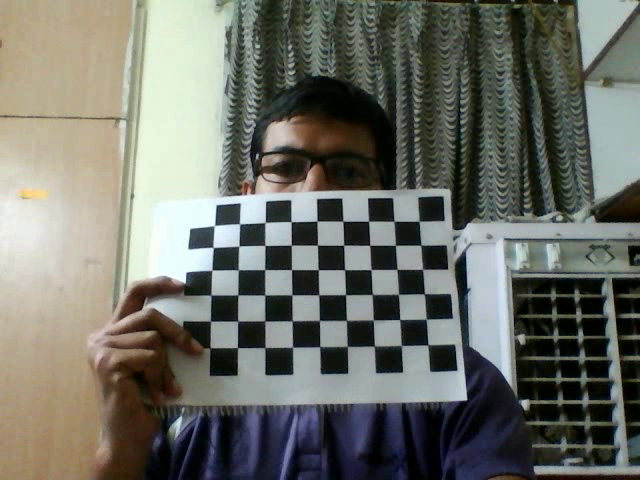
#> input picture frame 2 of assign3/video.avi, 640 x 480 px
$ python minor1-implementation.py   (Python 2 division)
#> lines starting #> are read from the running program, lines starting #| are printed output that depends on the picture; long printed decimals are rounded
import numpy as np
import cv2
cap = cv2.VideoCapture('video.avi')

# params for ShiTomasi corner detection
feature_params = dict(maxCorners=100, qualityLevel=0.3, minDistance=7, blockSize=7)

# Parameters for lucas kanade optical flow
lk_params = dict(winSize=(15, 15), maxLevel = 2, criteria = (cv2.TERM_CRITERIA_EPS | cv2.TERM_CRITERIA_COUNT, 10, 0.03))

# Create some random colors
color = np.random.randint(0, 255, (100, 3))

# Take first frame and find corners in it
ret, old_frame = cap.read()
#> old_frame is the input picture: shape (480, 640, 3); mean B, G, R 103.8, 112, 110.1
old_gray = cv2.cvtColor(old_frame, cv2.COLOR_BGR2GRAY)
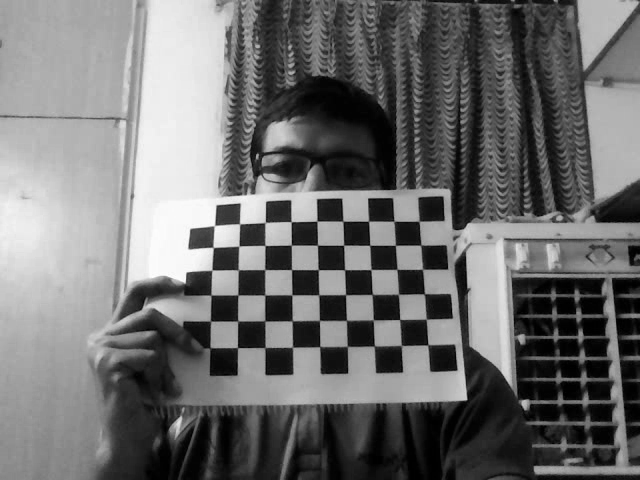
#> old_gray: shape (480, 640); min 0, max 255, mean 110.5
p0 = cv2.goodFeaturesToTrack(old_gray, mask=None, **feature_params)
#> p0 = 100 rows, first 8: [242, 243], [217, 223], [238, 206], [191, 246], [211, 248], [464, 398], [293, 224], [263, 221]

# Create a mask image for drawing purposes
mask = np.zeros_like(old_frame)
ret, frame = cap.read()
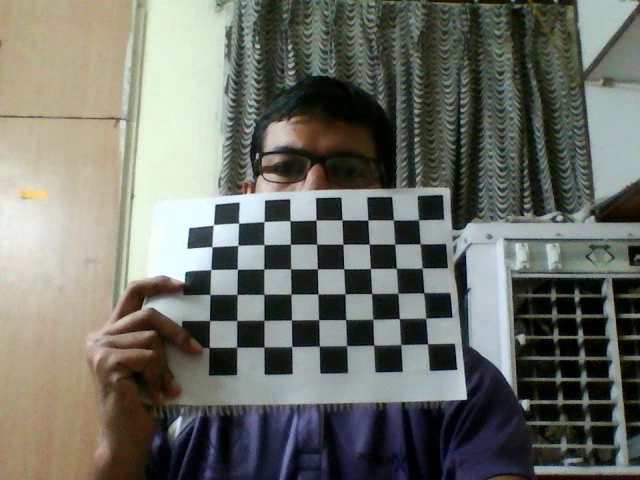
#> input picture frame 3 of assign3/video.avi, 640 x 480 px
#> frame is the input picture: shape (480, 640, 3); mean B, G, R 103.8, 112.1, 109.8
frame_gray = cv2.cvtColor(frame, cv2.COLOR_BGR2GRAY)
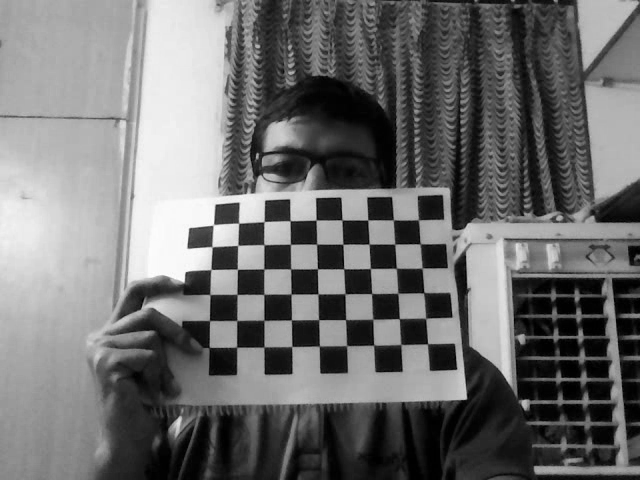
#> frame_gray: shape (480, 640); min 0, max 255, mean 110.4
# calculate optical flow
p1, st, err = cv2.calcOpticalFlowPyrLK(old_gray, frame_gray, p0, None, **lk_params)
#> p1 = 100 rows, first 8: [240.9, 242.3], [215.9, 222.2], [237, 205.2], [190, 245.4], [210, 247.4], [463.9, 397.2], [292, 223.1], [262, 220.2]; st = 100 values from 1 to 1; err = 100 values, max 6.24 at index 57, min 3.01 at index 18, mean 4.36
# Select good points
good_new = p1[st == 1]
#> good_new = 100 pairs, first value 181.9 to 614, second value 175.9 to 468
good_old = p0[st == 1]
#> good_old = 100 pairs, first value 183 to 614, second value 176 to 468
velocity = (good_new - good_old)*10
#> velocity = 100 pairs, first value -11.15 to 0.75, second value -13.45 to 0.416
u1 = velocity[:, 0]
#> u1 = 100 values, max 0.75 at index 76, min -11.15 at index 20, mean -7.03
v1 = velocity[:, 1]
#> v1 = 100 values, max 0.416 at index 99, min -13.45 at index 87, mean -8.25
while 1:
    old_gray = frame_gray.copy()
    p0 = good_new.reshape(-1, 1, 2)
#> p0 has the same summary as p1
    ret, frame = cap.read()
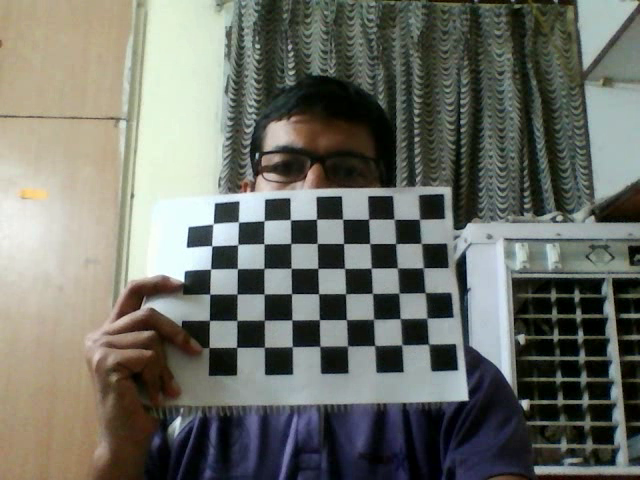
#> input picture frame 4 of assign3/video.avi, 640 x 480 px
#> frame is the input picture: shape (480, 640, 3); mean B, G, R 103.8, 111.9, 109.7
    if not ret:
        break
    frame_gray = cv2.cvtColor(frame, cv2.COLOR_BGR2GRAY)
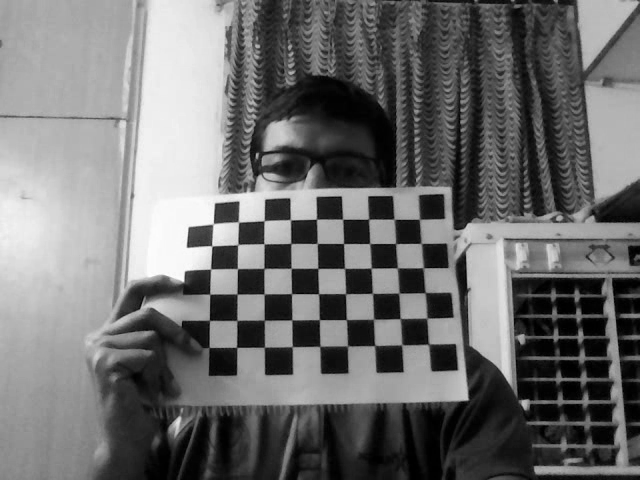
#> frame_gray: shape (480, 640); min 0, max 254, mean 110.3
    # calculate optical flow
    p1, st, err = cv2.calcOpticalFlowPyrLK(old_gray, frame_gray, p0, None, **lk_params)
#> p1 = 100 rows, first 8: [240.8, 241.4], [215.6, 221.2], [236.8, 203.9], [189.4, 244.4], [209.7, 246.4], [465.3, 398.1], [292.4, 222.1], [262, 219.1]; err = 100 values, max 9.86 at index 5, min 2.81 at index 40, mean 4.46
    # Select good points
    good_new = p1[st == 1]
#> good_new = 100 pairs, first value 181.4 to 614, second value 175.5 to 468
    good_old = p0[st == 1]
#> good_old = 100 pairs, first value 181.9 to 614, second value 175.9 to 468
    u1 = np.array([u1]).T[st == 1]
    v1 = np.array([v1]).T[st == 1]
    velocity = (good_new - good_old) * 10
#> velocity = 100 pairs, first value -6.12 to 14.38, second value -13.08 to 9.14
    u2 = velocity[:, 0]
#> u2 = 100 values, max 14.38 at index 5, min -6.12 at index 3, mean 4.9
    v2 = velocity[:, 1]
#> v2 = 100 values, max 9.14 at index 5, min -13.08 at index 60, mean -3.75
    x1 = good_old[:, 0]
#> x1 = 100 values, max 614 at index 99, min 181.9 at index 46, mean 333
    y1 = good_old[:, 1]
#> y1 = 100 values, max 468 at index 76, min 175.9 at index 85, mean 279.5
    x2 = good_new[:, 0]
#> x2 = 100 values, max 614 at index 99, min 181.4 at index 46, mean 333.5
    y2 = good_new[:, 1]
#> y2 = 100 values, max 468 at index 76, min 175.5 at index 85, mean 279.1
    # print np.shape(good_old), np.shape(good_new), np.shape(u1), np.shape(v1), np.shape(u2), np.shape(v2)
    ux = (u2 - u1)/(x2 - x1)
#> ux = 100 values, max 360.7 at index 47, min -441.6 at index 36, mean 15.12
    vx = (v2 - v1)/(x2 - x1)
#> vx = 100 values, max 154.8 at index 27, min -56.77 at index 89, mean 9.48
    uy = (u2 - u1)/(y2 - y1)
#> uy = 100 values, max 655.8 at index 53, min -501.4 at index 68, mean 5.19
    vy = (v2 - v1)/(y2 - y1)
#> vy = 100 values, max 362.2 at index 53, min -336.5 at index 68, mean 10.23
    u1 = u2.copy()
#> u1 has the same summary as u2
    v1 = v2.copy()
#> v1 has the same summary as v2
    divergence = ux + vy
#> divergence = 100 values, max 383.9 at index 53, min -442 at index 36, mean 25.35
    defcos = ux - vy
#> defcos = 100 values, max 367.3 at index 47, min -441.2 at index 36, mean 4.9
    defsin = uy + vx
#> defsin = 100 values, max 667.8 at index 53, min -483.5 at index 68, mean 14.67
    deformation = np.sqrt(np.square(defcos) + np.square(defsin))
#> deformation = 100 values, max 749.6 at index 53, min 9.15 at index 3, mean 101.8
    divv = np.average(divergence)
#> divv = 25.35
    defv = np.average(deformation)
#> defv = 101.8
    print 2/divv
#| 0.0789
    p0 = p1
#> p0 has the same summary as p1
    # [11 lines of commented-out code are left out]
cv2.destroyAllWindows()
cap.release()

$ run again, starting later in the video
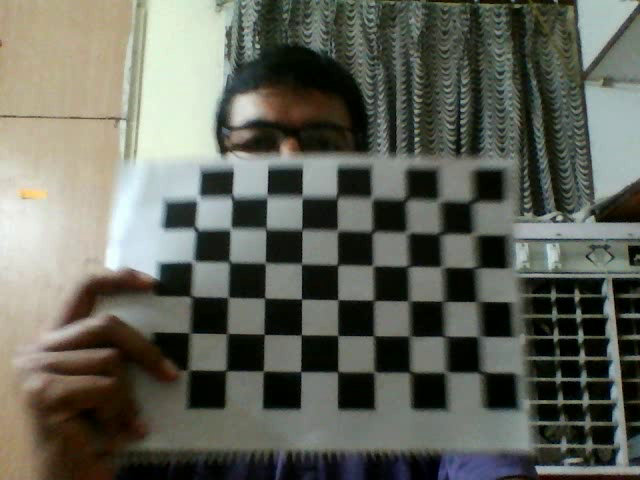
#> input picture frame 12 of assign3/video.avi, 640 x 480 px
#> old_frame is the input picture: shape (480, 640, 3); mean B, G, R 91, 101, 98.8
#> `p0 = cv2.goodFeaturesToTrack(old_gray, mask=None, **feature_params)`: p0 = 100 rows, first 8: [537, 468], [614, 280], [559, 218], [585, 336], [608, 399], [576, 335], [257, 46], [299, 300]
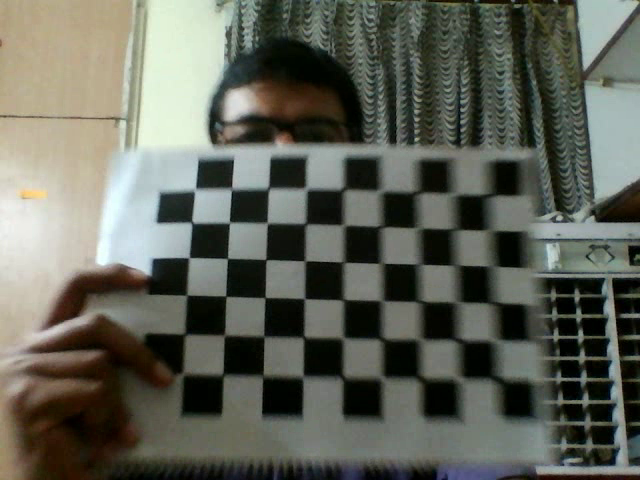
#> input picture frame 13 of assign3/video.avi, 640 x 480 px
#> frame is the input picture: shape (480, 640, 3); mean B, G, R 89, 99.2, 96.8
#> `p1, st, err = cv2.calcOpticalFlowPyrLK(old_gray, frame_gray, p0, None,..`: p1 = 100 rows, first 8: [535.2, 467], [614, 280], [558.9, 218], [585, 336], [608, 399], [575.9, 335], [256.4, 37.99], [301.9, 299.6]; st = 100 values from 1 to 1; err = 100 values, max 43.33 at index 0, min 2.87 at index 37, mean 7.81
#> `good_new = p1[st == 1]`: good_new = 100 pairs, first value 123 to 636, second value 0.9 to 467
#> `good_old = p0[st == 1]`: good_old = 100 pairs, first value 123 to 636, second value 1 to 468
#> `velocity = (good_new - good_old)*10`: velocity = 100 pairs, first value -79.45 to 249.8, second value -92.21 to 55.17
#> `u1 = velocity[:, 0]`: u1 = 100 values, max 249.8 at index 83, min -79.45 at index 47, mean 8.93
#> `v1 = velocity[:, 1]`: v1 = 100 values, max 55.17 at index 82, min -92.21 at index 87, mean -9.89
#> `p0 = good_new.reshape(-1, 1, 2)`: p0 has the same summary as p1
#> `frame_gray = cv2.cvtColor(frame, cv2.COLOR_BGR2GRAY)`:
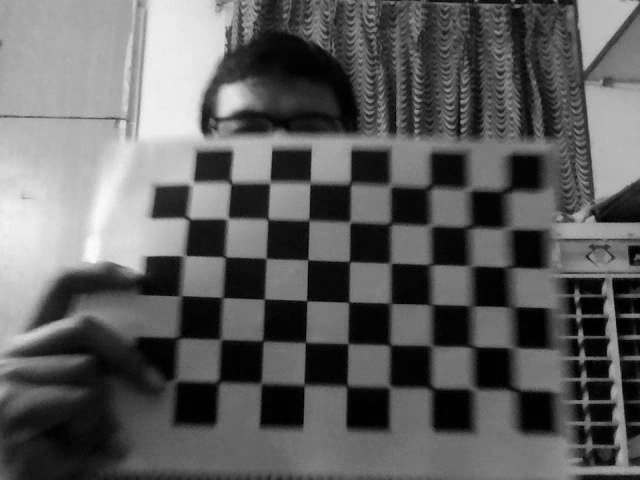
#> frame_gray: shape (480, 640); min 0, max 251, mean 95.5
#> `p1, st, err = cv2.calcOpticalFlowPyrLK(old_gray, frame_gray, p0, None,..`: p1 = 100 rows, first 8: [562.5, 497.9], [614, 280], [559.1, 218], [585, 336.1], [608, 399], [575.9, 335], [257.2, 25.43], [304.2, 301.5]; st = 100 values from 0 to 1; err = 100 values, max 48.13 at index 97, min -9.63 at index 0, mean 8.82
#> `good_new = p1[st == 1]`: good_new = 99 pairs, first value 123 to 636, second value 0.773 to 464.9
#> `good_old = p0[st == 1]`: good_old = 99 pairs, first value 123 to 636, second value 0.9 to 463
#> `u1 = np.array([u1]).T[st == 1]`: u1 = 99 values, max 249.8 at index 82, min -79.45 at index 46, mean 9.2
#> `v1 = np.array([v1]).T[st == 1]`: v1 = 99 values, max 55.17 at index 81, min -92.21 at index 86, mean -9.89
#> `velocity = (good_new - good_old) * 10`: velocity = 99 pairs, first value -88.11 to 309.1, second value -125.6 to 85.6
#> u2 = 99 values, max 309.1 at index 57, min -88.11 at index 46, mean 42.86
#> v2 = 99 values, max 85.6 at index 81, min -125.6 at index 5, mean -5.52
#> x1 = 99 values, max 636 at index 89, min 123 at index 45, mean 471.5
#> y1 = 99 values, max 463 at index 16, min 0.9 at index 70, mean 274.1
#> x2 = 99 values, max 636 at index 89, min 123 at index 45, mean 475.8
#> y2 = 99 values, max 464.9 at index 90, min 0.773 at index 70, mean 273.6
#> ux = 99 values, max 5609.7 at index 82, min -126.7 at index 65, mean 70.08
#> vx = 99 values, max 2474.4 at index 26, min -252.1 at index 12, mean 31.77
#> uy = 99 values, max 24775.6 at index 68, min -9857.4 at index 82, mean 135.7
#> vy = 99 values, max 83.92 at index 40, min -127.6 at index 64, mean 6.44
#> `u1 = u2.copy()`: u1 has the same summary as u2
#> `v1 = v2.copy()`: v1 has the same summary as v2
#> divergence = 99 values, max 5608 at index 82, min -219.2 at index 65, mean 76.52
#> defcos = 99 values, max 5611.3 at index 82, min -135.2 at index 38, mean 63.64
#> defsin = 99 values, max 24775.6 at index 68, min -9856.4 at index 82, mean 167.5
#> deformation = 99 values, max 24775.6 at index 68, min 1.85 at index 46, mean 708.2
#> divv = 76.52
#> defv = 708.2
#| 0.02614
#> `p0 = p1`: p0 has the same summary as p1

$ run again, starting later in the video
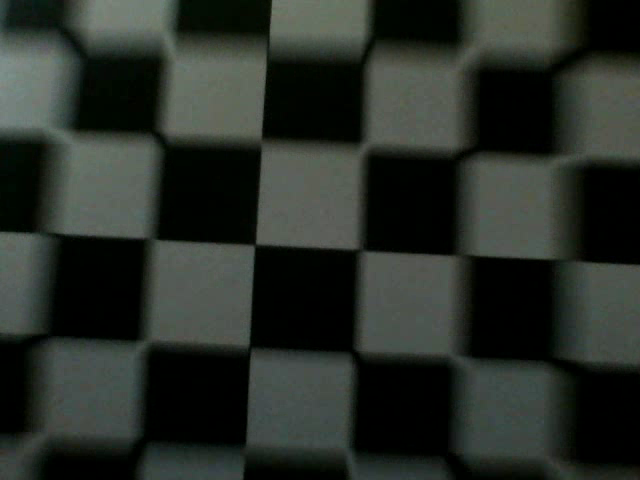
#> input picture frame 22 of assign3/video.avi, 640 x 480 px
#> old_frame is the input picture: shape (480, 640, 3); mean B, G, R 40.5, 46.4, 40.7
#> `p0 = cv2.goodFeaturesToTrack(old_gray, mask=None, **feature_params)`: p0 = [[258, 242], [252, 247]]
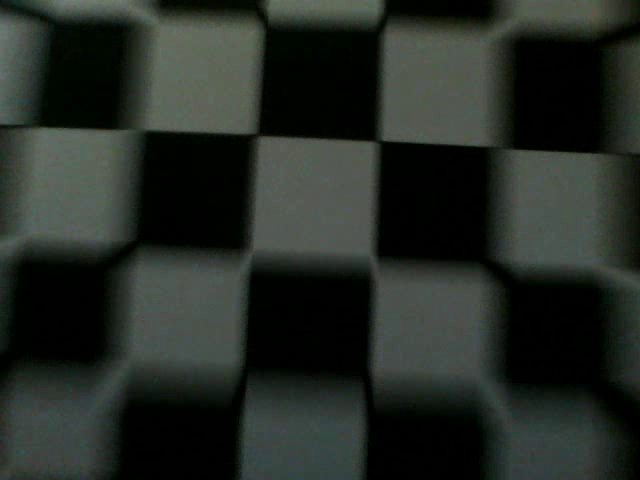
#> input picture frame 23 of assign3/video.avi, 640 x 480 px
#> frame is the input picture: shape (480, 640, 3); mean B, G, R 37.5, 43.2, 37.1
#> `p1, st, err = cv2.calcOpticalFlowPyrLK(old_gray, frame_gray, p0, None,..`: p1 = [[250.7, 255.1], [248, 256.9]]; st = [1, 1]; err = [27.38, 25.87]
#> `good_new = p1[st == 1]`: good_new = [[250.7, 255.1], [248, 256.9]]
#> `good_old = p0[st == 1]`: good_old = [[258, 242], [252, 247]]
#> `velocity = (good_new - good_old)*10`: velocity = [[-72.69, 131.1], [-39.7, 98.87]]
#> `u1 = velocity[:, 0]`: u1 = [-72.69, -39.7]
#> `v1 = velocity[:, 1]`: v1 = [131.1, 98.87]
#> `p0 = good_new.reshape(-1, 1, 2)`: p0 = [[250.7, 255.1], [248, 256.9]]
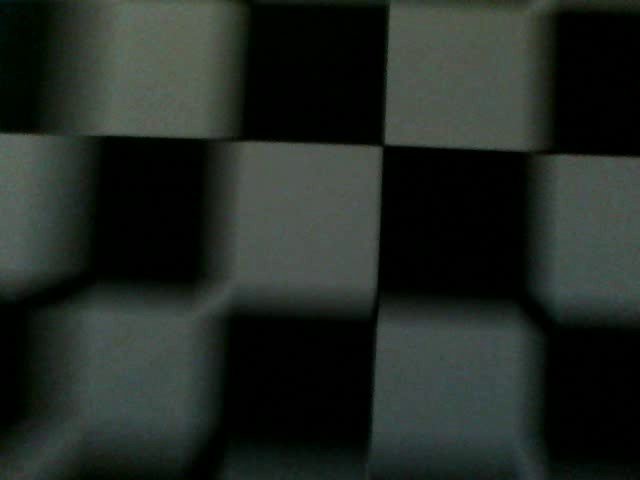
#> input picture frame 24 of assign3/video.avi, 640 x 480 px
#> frame is the input picture: shape (480, 640, 3); mean B, G, R 36.1, 41.1, 34.4
#> `p1, st, err = cv2.calcOpticalFlowPyrLK(old_gray, frame_gray, p0, None,..`: p1 = [[214.5, 300.4], [220.8, 294.1]]; err = [9.76, 10.16]
#> `good_new = p1[st == 1]`: good_new = [[214.5, 300.4], [220.8, 294.1]]
#> `good_old = p0[st == 1]`: good_old = [[250.7, 255.1], [248, 256.9]]
#> `velocity = (good_new - good_old) * 10`: velocity = [[-362.1, 453.3], [-272.6, 371.8]]
#> u2 = [-362.1, -272.6]
#> v2 = [453.3, 371.8]
#> x1 = [250.7, 248]
#> y1 = [255.1, 256.9]
#> x2 = [214.5, 220.8]
#> y2 = [300.4, 294.1]
#> ux = [7.99, 8.54]
#> vx = [-8.9, -10.01]
#> uy = [-6.39, -6.26]
#> vy = [7.11, 7.34]
#> `u1 = u2.copy()`: u1 = [-362.1, -272.6]
#> `v1 = v2.copy()`: v1 = [453.3, 371.8]
#> divergence = [15.1, 15.88]
#> defcos = [0.884, 1.2]
#> defsin = [-15.28, -16.28]
#> deformation = [15.31, 16.32]
#> divv = 15.49
#> defv = 15.81
#| 0.1291
#> `p0 = p1`: p0 = [[214.5, 300.4], [220.8, 294.1]]
